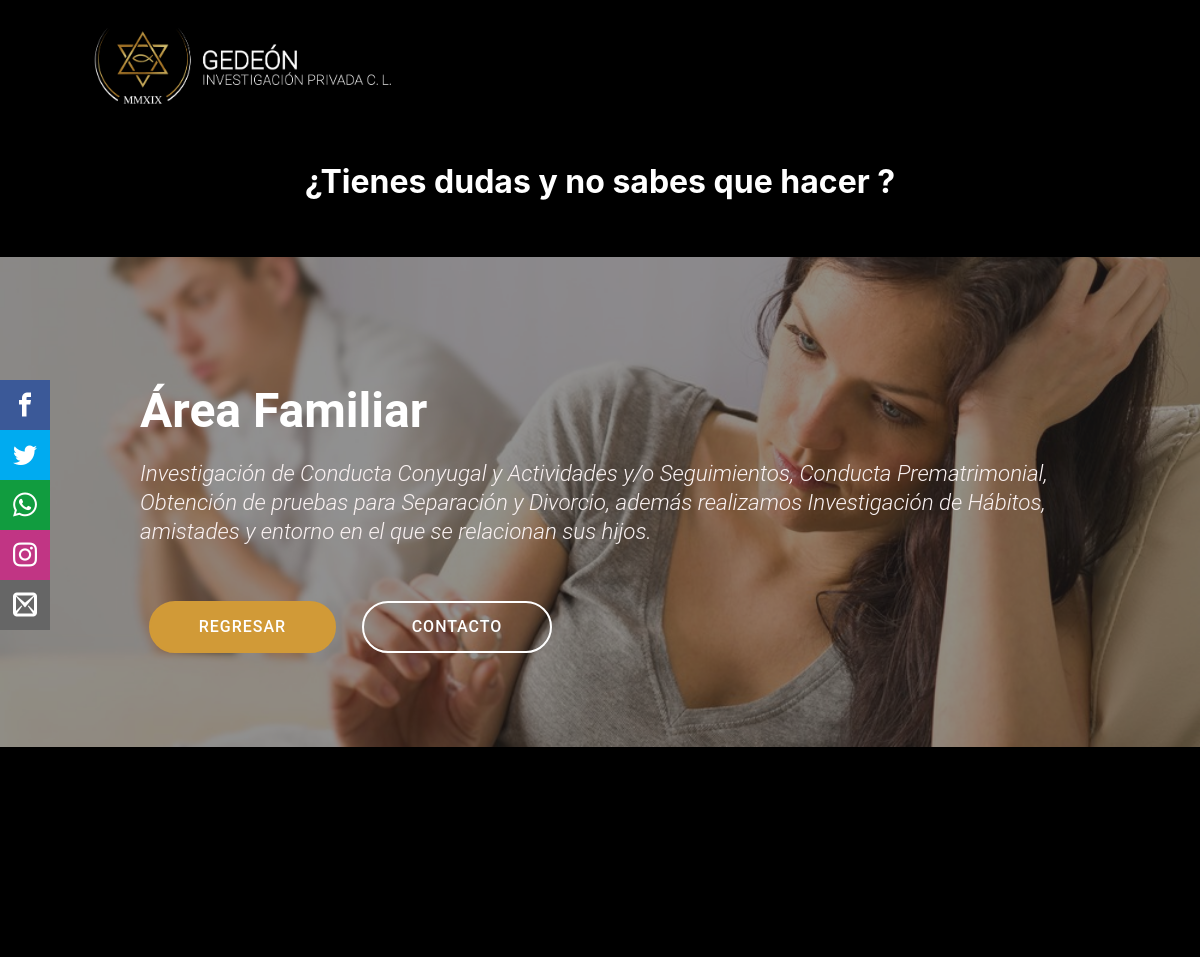
/controller/servicios.php?nombre=familiar, run on the app's committed database.
### tables this page shows
CREATE TABLE `recursos` (
  `recid` int(11) NOT NULL,
  `recnombre` varchar(50) DEFAULT NULL,
  `recdescripcion` text,
  `recestado` varchar(2) DEFAULT NULL,
  `tipo_recurso_trecid` int(11) NOT NULL
);

### controller/servicios.php (the view, shortened to what this page needs)
<?php
	$usuario = "gedeonAdmin";
	$password = "Gedeon5erver.";
	$servidor = "160.153.53.37";
        $servicio = $_REQUEST["nombre"];
	$conexion = mysqli_connect( $servidor, $usuario, $password ) or die ("No se ha podido conectar al servidor de Base de datos");
	$consulta = "SELECT * FROM recursos WHERE recnombre ='$servicio'";
	$resultado = mysqli_query( $conexion, $consulta ) or die ( "Algo ha ido mal en la consulta a la base de datos");
	while ($columna = mysqli_fetch_array( $resultado ))
	{
		echo  $columna['recdescripcion'] ;
		require_once '../views/footer_content.php';
	}
?>

### views/footer_content.php (shortened to what this page needs)
<section class="footer3 cid-rCah7OWi5z mbr-reveal" id="footer" style="background-color: #000000">
           <div class="container">
               <div class="media-container-row content">
                   <div class="col-md-5 col-sm-4">
                       <div class="mb-3 img-logo">
                       </div>
                   </div>
                   <div class="footer-lower">
                       <div class="media-container-row">
                           <div class="col-sm-12">
                               <hr>
                           </div>
                       </div>
                       <div class="media-container-row">
                           <div class="col-sm-12 copyright">
                           </div>
                       </div>
                   </div>
               </div>
       </section>

### assets/theme/css/style.css (style rules this page uses)
section { background-color: #eeeeee; }
section, .container, .container-fluid { position: relative; word-wrap: break-word; }
a { font-style: normal; font-weight: 400; cursor: pointer; }
a, a:hover { text-decoration: none; }
body { color: #232323; }
h1, h2, h3, h4, h5, h6, .h1, .h2, .h3, .h4, .h5, .h6, .display-1, .display-2, .display-3, .display-4 { line-height: 1; word-break: break-word; word-wrap: break-word; }
b, strong { font-weight: bold; }
body { position: relative; }
section { background-position: 50% 50%; background-repeat: no-repeat; background-size: cover; }
.mbr-white { color: #ffffff; }
.align-left { text-align: left; }
.align-center { text-align: center; }
.mbr-light { font-weight: 300; }
.mbr-bold { font-weight: 700; }
.media-container-row { display: flex; flex-direction: row; flex-wrap: wrap; justify-content: center; align-content: center; align-items: start; }
.media-container-column { display: flex; flex-direction: column; flex-wrap: wrap; justify-content: center; align-content: center; align-items: stretch; }
.media-container-column > * { width: 100%; }
@media (min-width: 992px) { .media-container-row { flex-wrap: nowrap; } }
.mbr-section-btn { margin-left: -0.25rem; margin-right: -0.25rem; font-size: 0; }
.menu .navbar-brand { display: -webkit-flex; }
.menu .navbar-brand span { display: flex; display: -webkit-flex; }
.menu .navbar-brand .navbar-logo img { display: -webkit-flex; }
.navbar { display: -webkit-flex; -webkit-flex-wrap: wrap; -webkit-align-items: center; -webkit-justify-content: space-between; }
.row { display: -webkit-flex; -webkit-flex-wrap: wrap; }
.justify-content-center { -webkit-justify-content: center; }
html, body { height: auto; min-height: 100vh; }

### assets/social/social.css (style rules this page uses)
* { margin:0; padding: 0; -webkit-box-sizing: border-box; -moz-box-sizing: border-box; box-sizing: border-box; }
.social { position: fixed; left: 1; top: 380px; z-index: 2000; }
.social ul { list-style: none; }
.social ul li a { display: inline-block; color:#fff; background: #000; padding: 13px 13px; text-decoration: none; }
.social ul li .icon-facebook { background:#3b5998; }
.social ul li .icon-twitter { background: #00abf0; }
.social ul li .icon-mail2 { background: #666666; }
.social ul li .icon-instagram { background: #C13584; }
.social ul li .icon-whatsapp { background: #119c3f; }

### data on the page
recursos: recdescripcion (picture), recdescripcion "¿Tienes dudas y no sabes que hacer ? Área Familiar Investigación de Conducta Conyugal y Actividades y/o Seguimientos, Conducta Prematrimonial, Obtención de pruebas para Separación y Divorcio, además realizamos Investigación de Hábitos, amistades y entorno en el que se relacionan sus hijos. REGRESAR CONTACTO"
